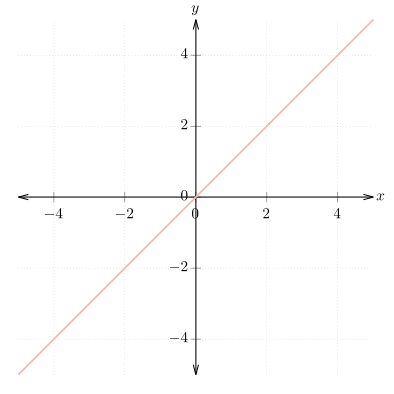

Reproduce this figure in gnuplot.
f1(x) = x
f2(x) = x**2
f3(x) = x**3
f4(x) = cos(x)

load "../gnuplot-palettes/pastel1.pal"
LW = 10

set terminal cairolatex standalone pdf color colortext size 10cm, 10cm

set grid
set size square
set sample 1000
set border 0

set style arrow 1 lw 3 heads filled

# ------ f(x) = x ------ #

set xrange [-5:5]
set xtics axis
set arrow arrowstyle 1 from -5,0 to 5,0
set label "$x$" at graph 1.01, 0.5

set yrange [-5:5]
set ytics axis
set arrow arrowstyle 1 from 0,-5 to 0,5
set label "$y$" at graph 0.5, 1.03 center

set output "f1.tex"
plot f1(x) ls 1 lw LW notitle

# ------ f(x) = x^2 ------ #

unset arrow
unset label

set xrange [-5:5]
set xtics axis
set arrow arrowstyle 1 from -5,0 to 5,0
set label "$x$" at 5.1, 0

set yrange [-1:24]
set ytics axis
set arrow arrowstyle 1 from 0,-2.5 to 0,24
set label "$y$" at 0, 24.5 center

set output "f2.tex"
plot f2(x) ls 2 lw LW notitle

# ------ f(x) = x^3 ------ #

unset arrow
unset label

set xrange [-2.7:2.7]
set xtics axis
set arrow arrowstyle 1 from -2.7,0 to 2.7,0
set label "$x$" at 2.8, 0

set yrange [-25:25]
set ytics axis
set arrow arrowstyle 1 from 0,-25 to 0,25
set label "$y$" at 0, 26.5 center

set output "f3.tex"
plot f3(x) ls 3 lw LW notitle

# ------ f(x) = cos(x) ------ #

unset arrow
unset label

set xrange [-3*pi:3*pi]
set xtics axis ("$-3\\pi$" -3*pi, "$-2\\pi$" -2*pi, "$-\\pi$" -pi, "$\\pi$" pi, "$2\\pi$" 2*pi, "$3\\pi$" 3*pi)
set arrow arrowstyle 1 from -3*pi,0 to 3*pi,0
set label "$x$" at 3*pi+0.1, 0

set yrange [-2:2]
set ytics axis -2, 1, 2
set arrow arrowstyle 1 from 0,-2 to 0,2
set label "$y$" at 0, 2.5 center

set output "f4.tex"
plot f4(x) ls 4 lw LW notitle
